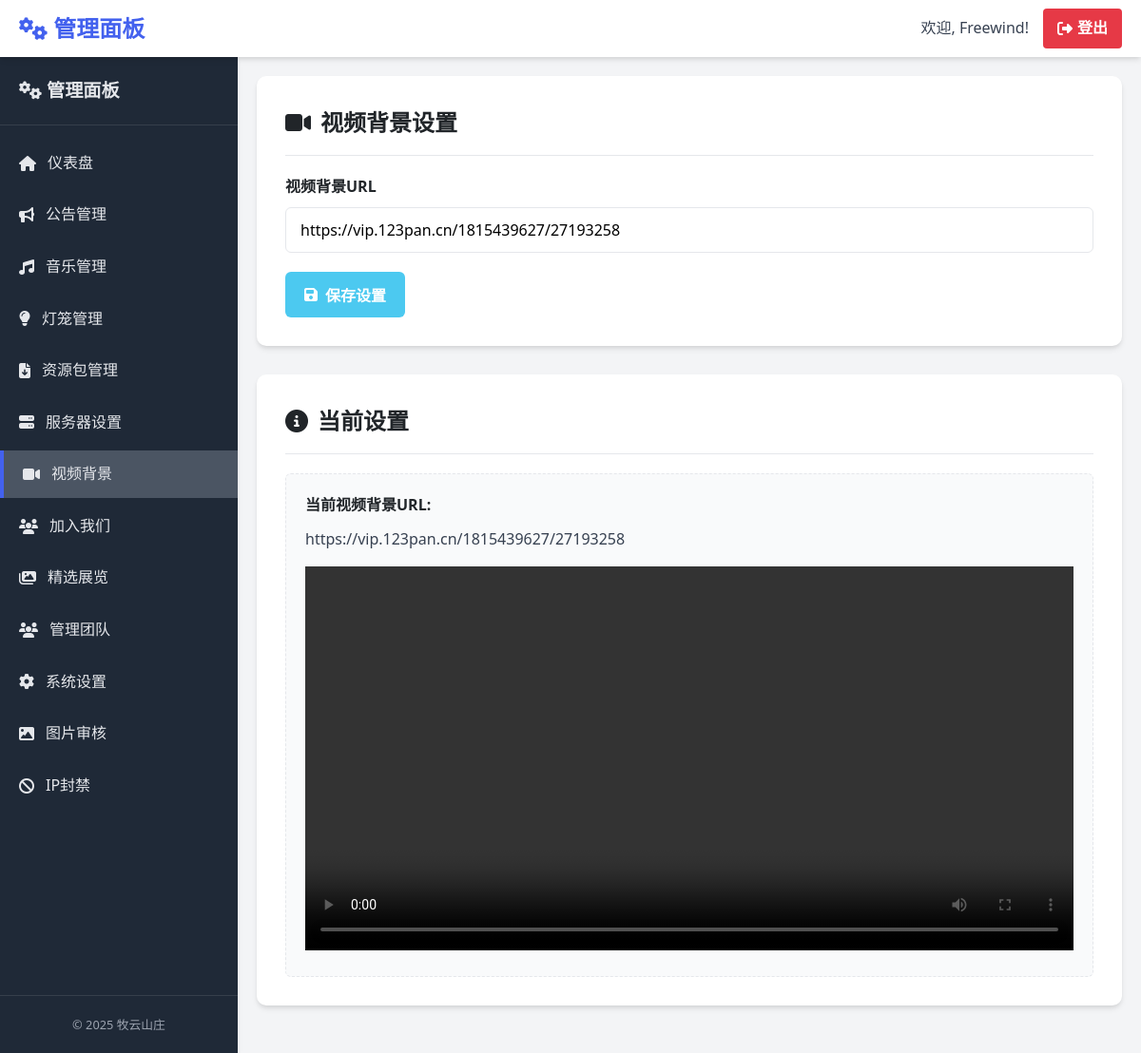
Page /admin/video.php (signed in) on the earlier database version.
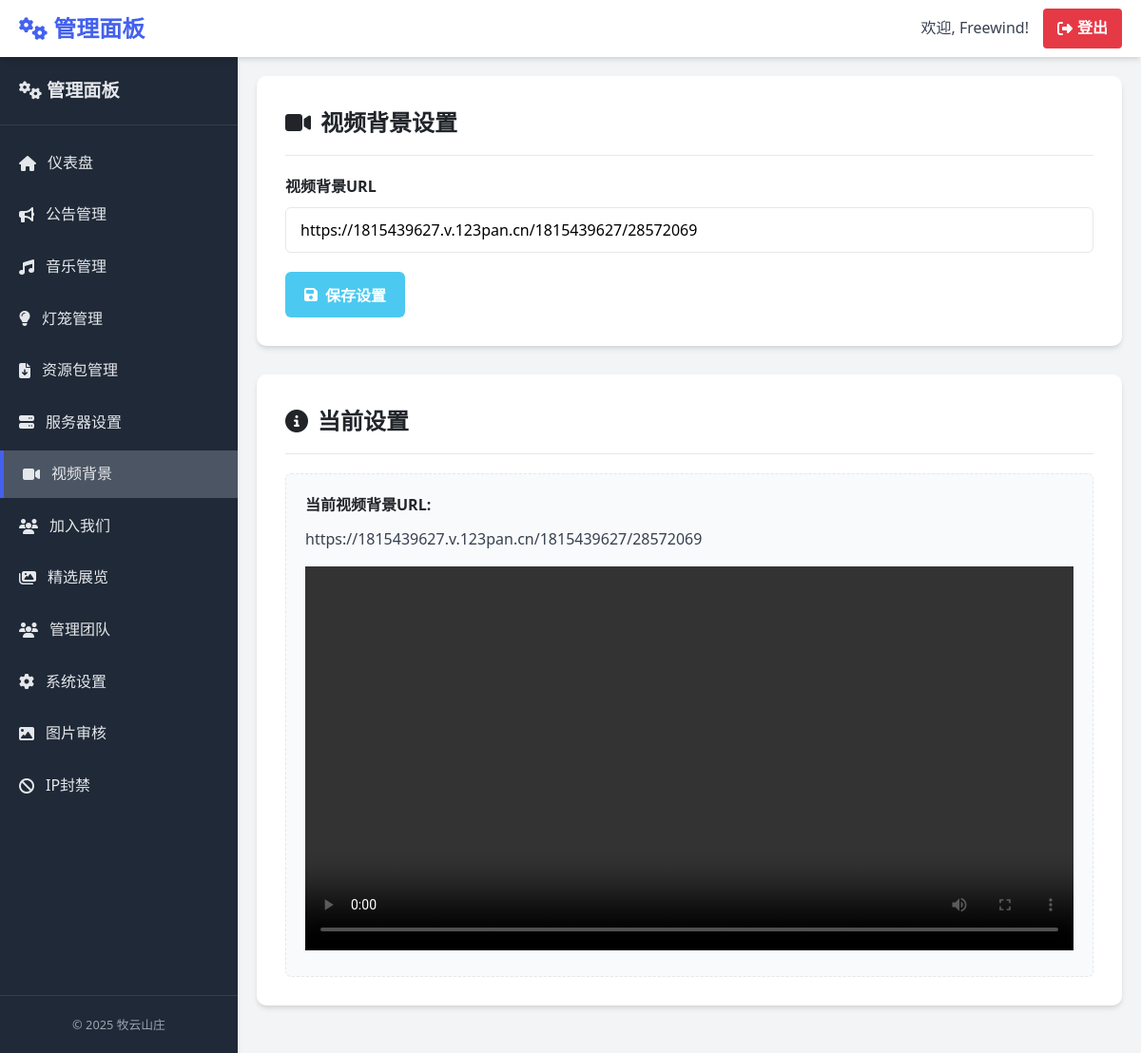
Same page on the later database version.
### tables this page shows
CREATE TABLE video_settings (
    id INTEGER PRIMARY KEY AUTOINCREMENT,
    video_url TEXT NOT NULL,
    created_at DATETIME DEFAULT CURRENT_TIMESTAMP
);

### admin/video.php (the view, shortened to what this page needs)
<?php
require_once 'header.php';
require_once 'server_features_display.php';
$currentVideoUrl = "";
try {
    $result = $db->query("SELECT video_url FROM video_settings ORDER BY id DESC LIMIT 1");
    if ($row = $result->fetchArray(SQLITE3_ASSOC)) {
        $currentVideoUrl = $row['video_url'];
    }
} catch (Exception $e) {
    $message = '获取当前设置时出错：' . $e->getMessage();
}
?>
<div class="card" id="video-form">
    <h2 class="card-title">
        <i class="fas fa-video"></i> 视频背景设置
    </h2>
    <form method="post">
        <div class="form-group">
            <label class="form-label" for="video_url">视频背景URL</label>
            <input
                type="url"
                id="video_url"
                name="video_url"
                class="form-input"
                placeholder="请输入视频文件的完整URL，支持MP4格式"
                value="<?php echo htmlspecialchars($currentVideoUrl); ?>"
                required>
        </div>
        <button type="submit" class="btn btn-success">
            <i class="fas fa-save"></i> 保存设置
        </button>
    </form>
</div>
<div class="card">
    <h2 class="card-title">
        <i class="fas fa-info-circle"></i> 当前设置
    </h2>
    <div class="preview">
        <div class="preview-title">当前视频背景URL:</div>
        <?php if ($currentVideoUrl): ?>
            <div><?php echo htmlspecialchars($currentVideoUrl); ?></div>
            <div style="margin-top: 15px;">
                <video controls style="width: 100%;">
                    <source src="<?php echo htmlspecialchars($currentVideoUrl); ?>" type="video/mp4">
                </video>
            </div>
        <?php else: ?>
            <div>暂无设置视频背景URL</div>
        <?php endif; ?>
    </div>
</div>
<?php
require_once 'footer.php';
?>

Differences in the rows shown:
changed video_settings: video_url "https://vip.123pan.cn/1815439627/27193258" → "https://1815439627.v.123pan.cn/1815439627/28572069"
